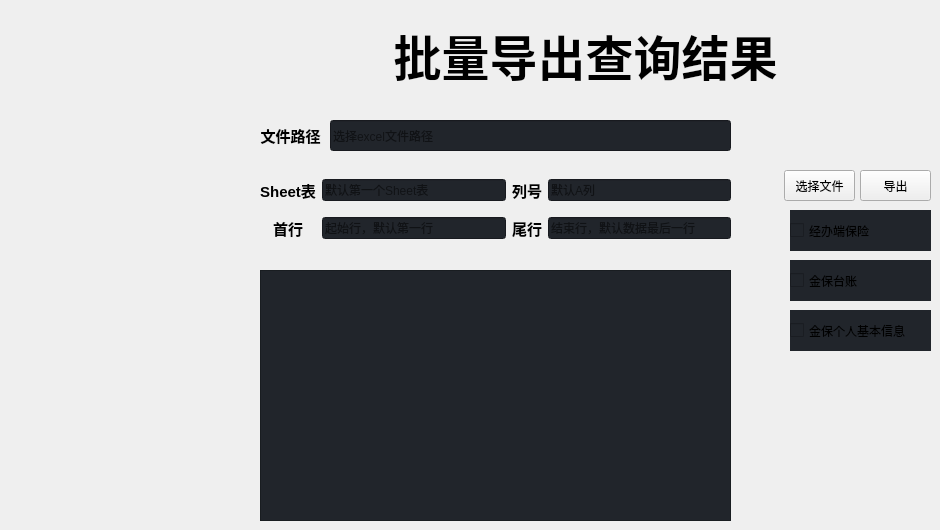
                     <widget class="QWidget" name="batch">
                      <widget class="QLabel" name="lb_file_batch">
                       <property name="geometry">
                        <rect>
                         <x>260</x>
                         <y>120</y>
                         <width>61</width>
                         <height>31</height>
                        </rect>
                       </property>
                       <property name="text">
                        <string>&lt;html&gt;&lt;head/&gt;&lt;body&gt;&lt;p align=&quot;center&quot;&gt;&lt;span style=&quot; font-size:11pt; font-weight:700;&quot;&gt;文件路径&lt;/span&gt;&lt;/p&gt;&lt;/body&gt;&lt;/html&gt;</string>
                       </property>
                      </widget>
                      <widget class="QPushButton" name="pb_select_batch">
                       <property name="geometry">
                        <rect>
                         <x>784</x>
                         <y>170</y>
                         <width>71</width>
                         <height>31</height>
                        </rect>
                       </property>
                       <property name="text">
                        <string>选择文件</string>
                       </property>
                      </widget>
                      <widget class="QLineEdit" name="le_input_batch">
                       <property name="geometry">
                        <rect>
                         <x>330</x>
                         <y>120</y>
                         <width>401</width>
                         <height>31</height>
                        </rect>
                       </property>
                       <property name="toolTip">
                        <string/>
                       </property>
                       <property name="styleSheet">
                        <string notr="true">background-color: rgb(33, 37, 43);</string>
                       </property>
                       <property name="placeholderText">
                        <string>选择excel文件路径</string>
                       </property>
                      </widget>
                      <widget class="QWidget" name="gridLayoutWidget">
                       <property name="geometry">
                        <rect>
                         <x>260</x>
                         <y>170</y>
                         <width>471</width>
                         <height>80</height>
                        </rect>
                       </property>
                       <layout class="QGridLayout" name="gridLayout_2">
                        <item row="0" column="0">
                         <widget class="QLabel" name="lb_sheet_batch">
                          <property name="text">
                           <string>&lt;html&gt;&lt;head/&gt;&lt;body&gt;&lt;p align=&quot;center&quot;&gt;&lt;span style=&quot; font-size:11pt; font-weight:700;&quot;&gt;Sheet表&lt;/span&gt;&lt;/p&gt;&lt;/body&gt;&lt;/html&gt;</string>
                          </property>
                         </widget>
                        </item>
                        <item row="0" column="2">
                         <widget class="QLabel" name="lb_colum_batch">
                          <property name="text">
                           <string>&lt;html&gt;&lt;head/&gt;&lt;body&gt;&lt;p align=&quot;center&quot;&gt;&lt;span style=&quot; font-size:11pt; font-weight:700;&quot;&gt;列号&lt;/span&gt;&lt;/p&gt;&lt;/body&gt;&lt;/html&gt;</string>
                          </property>
                         </widget>
                        </item>
                        <item row="0" column="1">
                         <widget class="QLineEdit" name="le_sheet_batch">
                          <property name="styleSheet">
                           <string notr="true">background-color: rgb(33, 37, 43);</string>
                          </property>
                          <property name="placeholderText">
                           <string>默认第一个Sheet表</string>
                          </property>
                         </widget>
                        </item>
                        <item row="0" column="3">
                         <widget class="QLineEdit" name="le_colum_batch">
                          <property name="styleSheet">
                           <string notr="true">background-color: rgb(33, 37, 43);</string>
                          </property>
                          <property name="placeholderText">
                           <string>默认A列</string>
                          </property>
                         </widget>
                        </item>
                        <item row="1" column="0">
                         <widget class="QLabel" name="lb_startrow_batch">
                          <property name="text">
                           <string>&lt;html&gt;&lt;head/&gt;&lt;body&gt;&lt;p align=&quot;center&quot;&gt;&lt;span style=&quot; font-size:11pt; font-weight:700;&quot;&gt;首行&lt;/span&gt;&lt;/p&gt;&lt;/body&gt;&lt;/html&gt;</string>
                          </property>
                         </widget>
                        </item>
                        <item row="1" column="1">
                         <widget class="QLineEdit" name="le_startrow_batch">
                          <property name="styleSheet">
                           <string notr="true">background-color: rgb(33, 37, 43);</string>
                          </property>
                          <property name="placeholderText">
                           <string>起始行，默认第一行</string>
                          </property>
                         </widget>
                        </item>
                        <item row="1" column="2">
                         <widget class="QLabel" name="lb_endrow_batch">
                          <property name="text">
                           <string>&lt;html&gt;&lt;head/&gt;&lt;body&gt;&lt;p align=&quot;center&quot;&gt;&lt;span style=&quot; font-size:11pt; font-weight:700;&quot;&gt;尾行&lt;/span&gt;&lt;/p&gt;&lt;/body&gt;&lt;/html&gt;</string>
                          </property>
                         </widget>
                        </item>
                        <item row="1" column="3">
                         <widget class="QLineEdit" name="le_endrow_batch">
                          <property name="styleSheet">
                           <string notr="true">background-color: rgb(33, 37, 43);</string>
                          </property>
                          <property name="placeholderText">
                           <string>结束行，默认数据最后一行</string>
                          </property>
                         </widget>
                        </item>
                       </layout>
                      </widget>
                      <widget class="QTextBrowser" name="tb_batch">
                       <property name="geometry">
                        <rect>
                         <x>260</x>
                         <y>270</y>
                         <width>471</width>
                         <height>251</height>
                        </rect>
                       </property>
                       <property name="styleSheet">
                        <string notr="true">background-color: rgb(33, 37, 43);</string>
                       </property>
                      </widget>
                      <widget class="QCheckBox" name="cb_jbbx">
                       <property name="geometry">
                        <rect>
                         <x>790</x>
                         <y>210</y>
                         <width>141</width>
                         <height>41</height>
                        </rect>
                       </property>
                       <property name="styleSheet">
                        <string notr="true">background-color: rgb(33, 37, 43);</string>
                       </property>
                       <property name="text">
                        <string>经办端保险</string>
                       </property>
                      </widget>
                      <widget class="QCheckBox" name="cb_jbtz">
                       <property name="geometry">
                        <rect>
                         <x>790</x>
                         <y>260</y>
                         <width>141</width>
                         <height>41</height>
                        </rect>
                       </property>
                       <property name="styleSheet">
                        <string notr="true">background-color: rgb(33, 37, 43);</string>
                       </property>
                       <property name="text">
                        <string>金保台账</string>
                       </property>
                      </widget>
                      <widget class="QCheckBox" name="cb_jbinfo">
                       <property name="geometry">
                        <rect>
                         <x>790</x>
                         <y>310</y>
                         <width>141</width>
                         <height>41</height>
                        </rect>
                       </property>
                       <property name="styleSheet">
                        <string notr="true">background-color: rgb(33, 37, 43);</string>
                       </property>
                       <property name="text">
                        <string>金保个人基本信息</string>
                       </property>
                      </widget>
                      <widget class="QLabel" name="lb_title_batch">
                       <property name="geometry">
                        <rect>
                         <x>380</x>
                         <y>20</y>
                         <width>411</width>
                         <height>61</height>
                        </rect>
                       </property>
                       <property name="text">
                        <string>&lt;html&gt;&lt;head/&gt;&lt;body&gt;&lt;p align=&quot;center&quot;&gt;&lt;span style=&quot; font-size:36pt; font-weight:700;&quot;&gt;批量导出查询结果&lt;/span&gt;&lt;/p&gt;&lt;/body&gt;&lt;/html&gt;</string>
                       </property>
                      </widget>
                      <widget class="QPushButton" name="pb_run_batch">
                       <property name="geometry">
                        <rect>
                         <x>860</x>
                         <y>170</y>
                         <width>71</width>
                         <height>31</height>
                        </rect>
                       </property>
                       <property name="text">
                        <string>导出</string>
                       </property>
                      </widget>
                     </widget>
